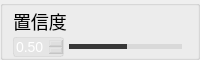
                  <widget class="QGroupBox" name="groupBox_5">
                   <property name="minimumSize">
                    <size>
                     <width>0</width>
                     <height>60</height>
                    </size>
                   </property>
                   <property name="maximumSize">
                    <size>
                     <width>16777215</width>
                     <height>60</height>
                    </size>
                   </property>
                   <property name="styleSheet">
                    <string notr="true">#groupBox_5{
border:none;
}</string>
                   </property>
                   <property name="title">
                    <string/>
                   </property>
                   <layout class="QVBoxLayout" name="verticalLayout_7">
                    <property name="spacing">
                     <number>0</number>
                    </property>
                    <property name="leftMargin">
                     <number>10</number>
                    </property>
                    <property name="topMargin">
                     <number>0</number>
                    </property>
                    <property name="rightMargin">
                     <number>10</number>
                    </property>
                    <property name="bottomMargin">
                     <number>0</number>
                    </property>
                    <item>
                     <widget class="QLabel" name="label_10">
                      <property name="styleSheet">
                       <string notr="true">font-size:18px;</string>
                      </property>
                      <property name="text">
                       <string>置信度</string>
                      </property>
                     </widget>
                    </item>
                    <item>
                     <layout class="QHBoxLayout" name="horizontalLayout_12">
                      <item>
                       <widget class="QDoubleSpinBox" name="confSpinBox">
                        <property name="styleSheet">
                         <string notr="true">QDoubleSpinBox{
background:rgba(200, 200, 200,50);
color:white;
font-size: 14px;
font-family: &quot;Microsoft YaHei UI&quot;;
border-style: solid;
border-width: 1px;
border-color: rgba(200, 200, 200,100);
border-radius: 3px;}

QDoubleSpinBox::down-button{
background:rgba(200, 200, 200,0);
border-image: url(:/images/icon/箭头_列表展开.png);}
QDoubleSpinBox::down-button::hover{
background:rgba(200, 200, 200,100);
border-image: url(:/images/icon/箭头_列表展开.png);}

QDoubleSpinBox::up-button{
background:rgba(200, 200, 200,0);
border-image: url(:/images/icon/箭头_列表收起.png);}
QDoubleSpinBox::up-button::hover{
background:rgba(200, 200, 200,100);
border-image: url(:/images/icon/箭头_列表收起.png);}
</string>
                        </property>
                        <property name="maximum">
                         <double>1.000000000000000</double>
                        </property>
                        <property name="singleStep">
                         <double>0.010000000000000</double>
                        </property>
                        <property name="value">
                         <double>0.500000000000000</double>
                        </property>
                       </widget>
                      </item>
                      <item>
                       <widget class="QSlider" name="confSlider">
                        <property name="styleSheet">
                         <string notr="true">QSlider{
border-color: #bcbcbc;
color:#d9d9d9;
}
QSlider::groove:horizontal {                                
     border: 1px solid #999999;                             
     height: 3px;                                           
    margin: 0px 0;                                         
     left: 5px; right: 5px; 
 }
QSlider::handle:horizontal {                               
     border: 0px ; 
     border-image:url(:/images/icon/圆.png);
	 width:16px;
     margin: -7px -7px -7px -7px;                  
} 
QSlider::add-page:horizontal{
background: qlineargradient(spread:pad, x1:0, y1:1, x2:0, y2:0, stop:0 #d9d9d9, stop:0.25 #d9d9d9, stop:0.5 #d9d9d9, stop:1 #d9d9d9); 

}
QSlider::sub-page:horizontal{                               
 background: qlineargradient(spread:pad, x1:0, y1:1, x2:0, y2:0, stop:0 #373737, stop:0.25 #373737, stop:0.5 #373737, stop:1 #373737);                     
}</string>
                        </property>
                        <property name="maximum">
                         <number>100</number>
                        </property>
                        <property name="value">
                         <number>50</number>
                        </property>
                        <property name="orientation">
                         <enum>Qt::Horizontal</enum>
                        </property>
                       </widget>
                      </item>
                     </layout>
                    </item>
                   </layout>
                  </widget>
